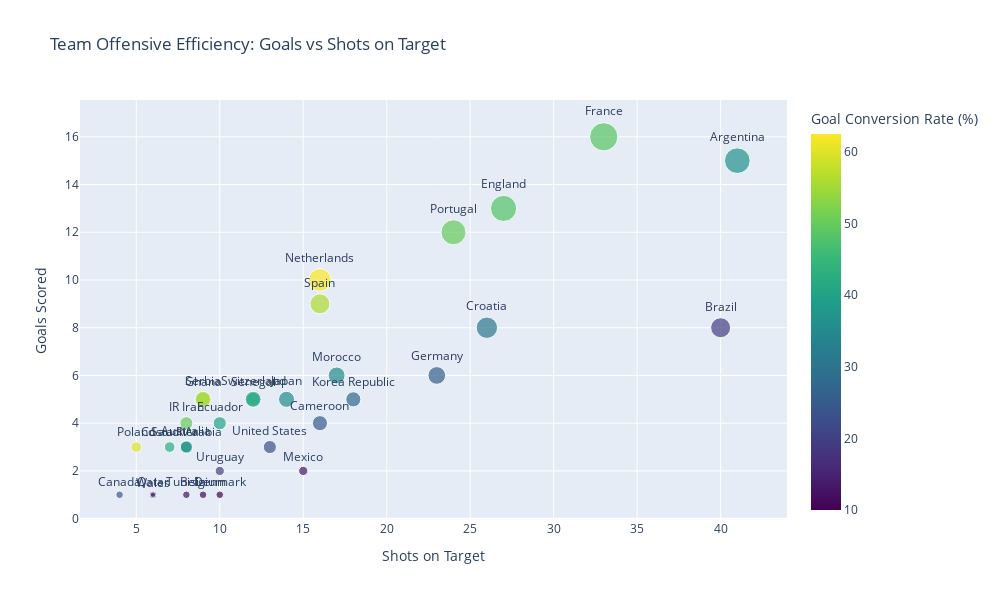

Notebook code for this chart:
### Markdown cell above
###  Offensive_Performance
This section shifts focus from attacking volume to attacking efficiency, analyzing how effectively teams converted shots on target into goals.
While overall attacking output is covered in the Top Team Performers section, this analysis isolates finishing quality by comparing goals scored against shots on target at the team level.
By examining both shot volume and goal conversion rate together, the visualization highlights why some teams scored more despite taking fewer shots, while others struggled to convert high shot volumes into goals.

### Code cell
# Offensive Efficiency: Shots on Target vs Goals
# Use percentage for easier interpretation
team_summary['goal_conversion_rate_pct'] = (
    team_summary['team_goals'] / team_summary['team_shots_on_target'] * 100
)

fig = px.scatter(
    data_frame=team_summary,
    x='team_shots_on_target',
    y='team_goals',
    color='goal_conversion_rate_pct',      # use % for color
    size='team_goal_contributions',        # total contributions
    hover_name='team',
    hover_data={
        'team_shots_on_target': True,
        'team_goals': True,
        'goal_conversion_rate_pct': ':.1f',
        'team_goal_contributions': True
    },
    text='team',
    color_continuous_scale='Viridis',
    title='Team Offensive Efficiency: Goals vs Shots on Target'
)

fig.update_traces(textposition='top center')
fig.update_layout(
    xaxis_title='Shots on Target',
    yaxis_title='Goals Scored',
    coloraxis_colorbar=dict(title='Goal Conversion Rate (%)'),
    width=1000,
    height=600
)

fig.show()

### Figure 1 — Plotly figure (JSON) as saved in the notebook; plotly's stock layout.template omitted (floating-point values rounded to 4 significant figures)
{"data": [{"customdata": [[36.59, 23], [37.5, 6], [11.11, 2], [20, 14], [25, 8], [25, 2], [42.86, 4], [30.77, 16], [10, 2], [40, 6], [48.15, 24], [48.48, 28], [26.09, 11], [55.56, 7], [50, 6], [35.71, 9], [27.78, 8], [13.33, 3], [35.29, 10], [62.5, 18], [60, 4], [50, 22], [16.67, 2], [37.5, 5], [41.67, 7], [55.56, 9], [56.25, 14], [41.67, 9], [12.5, 2], [23.08, 6], [20, 3], [16.67, 1]], "hovertemplate": "<b>%{hovertext}</b><br><br>team_shots_on_target=%{x}<br>team_goals=%{y}<br>team_goal_contributions=%{customdata[1]}<br>team=%{text}<br>goal_conversion_rate_pct=%{marker.color:.1f}<extra></extra>", "hovertext": ["Argentina", "Australia", "Belgium", "Brazil", "Cameroon", "Canada", "Costa Rica", "Croatia", "Denmark", "Ecuador", "England", "France", "Germany", "Ghana", "IR Iran", "Japan", "Korea Republic", "Mexico", "Morocco", "Netherlands", "Poland", "Portugal", "Qatar", "Saudi Arabia", "Senegal", "Serbia", "Spain", "Switzerland", "Tunisia", "United States", "Uruguay", "Wales"], "legendgroup": "", "marker": {"color": [36.59, 37.5, 11.11, 20, 25, 25, 42.86, 30.77, 10, 40, 48.15, 48.48, 26.09, 55.56, 50, 35.71, 27.78, 13.33, 35.29, 62.5, 60, 50, 16.67, 37.5, 41.67, 55.56, 56.25, 41.67, 12.5, 23.08, 20, 16.67], "coloraxis": "coloraxis", "size": [23, 6, 2, 14, 8, 2, 4, 16, 2, 6, 24, 28, 11, 7, 6, 9, 8, 3, 10, 18, 4, 22, 2, 5, 7, 9, 14, 9, 2, 6, 3, 1], "sizemode": "area", "sizeref": 0.07, "symbol": "circle"}, "mode": "markers+text", "name": "", "orientation": "v", "showlegend": false, "text": ["Argentina", "Australia", "Belgium", "Brazil", "Cameroon", "Canada", "Costa Rica", "Croatia", "Denmark", "Ecuador", "England", "France", "Germany", "Ghana", "IR Iran", "Japan", "Korea Republic", "Mexico", "Morocco", "Netherlands", "Poland", "Portugal", "Qatar", "Saudi Arabia", "Senegal", "Serbia", "Spain", "Switzerland", "Tunisia", "United States", "Uruguay", "Wales"], "textposition": "top center", "type": "scatter", "x": [41, 8, 9, 40, 16, 4, 7, 26, 10, 10, 27, 33, 23, 9, 8, 14, 18, 15, 17, 16, 5, 24, 6, 8, 12, 9, 16, 12, 8, 13, 10, 6], "xaxis": "x", "y": [15, 3, 1, 8, 4, 1, 3, 8, 1, 4, 13, 16, 6, 5, 4, 5, 5, 2, 6, 10, 3, 12, 1, 3, 5, 5, 9, 5, 1, 3, 2, 1], "yaxis": "y"}], "layout": {"coloraxis": {"colorbar": {"title": {"text": "Goal Conversion Rate (%)"}}, "colorscale": [[0, "#440154"], [0.1111, "#482878"], [0.2222, "#3e4989"], [0.3333, "#31688e"], [0.4444, "#26828e"], [0.5556, "#1f9e89"], [0.6667, "#35b779"], [0.7778, "#6ece58"], [0.8889, "#b5de2b"], [1, "#fde725"]]}, "height": 600, "legend": {"itemsizing": "constant", "tracegroupgap": 0}, "title": {"text": "Team Offensive Efficiency: Goals vs Shots on Target"}, "width": 1000, "xaxis": {"anchor": "y", "domain": [0, 1], "title": {"text": "Shots on Target"}}, "yaxis": {"anchor": "x", "domain": [0, 1], "title": {"text": "Goals Scored"}}}}
